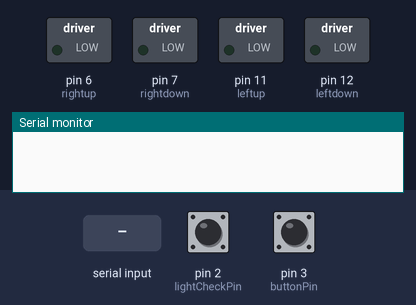
The sketch below on a simulated Arduino Uno, built with avr-gcc and run on an emulated ATmega328P. Shown: switched loads named in the sketch (green lamp = pin HIGH), the last lines printed to the serial monitor. Dashed ring = blinking. The inputs (shaded band) are chosen by the test bench; at power-on: pin 3 (buttonPin) HIGH, pin 2 (lightCheckPin) HIGH. EEPROM starts erased.

Above: at 1.2 s.
1.3 s: pin 3 (buttonPin) pulled LOW for 0.15 s
At 2.0 s:
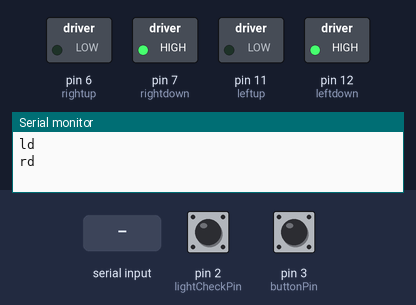
4.4 s: "tw\n" received over Serial
At 4.9 s:
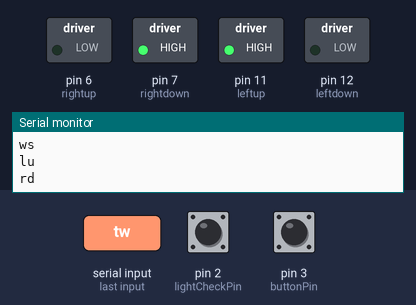
7.4 s: "wl\n" received over Serial
At 7.9 s:
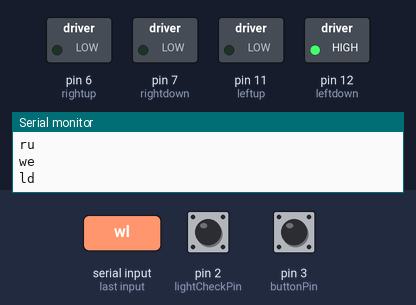
10.4 s: "wr\n" received over Serial
At 11.6 s:
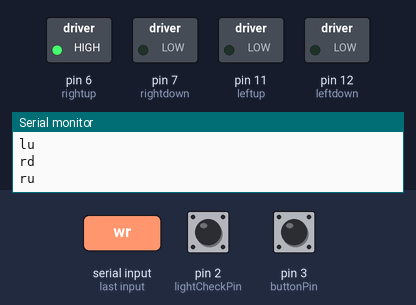
13.4 s: pin 2 (lightCheckPin) pulled LOW for 0.15 s
At 14.0 s:
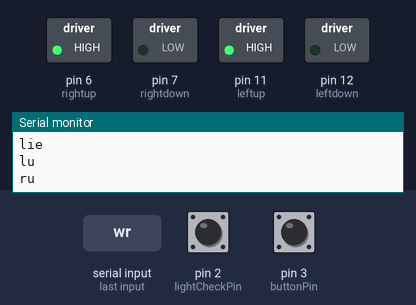
15.6 s: pin 3 (buttonPin) pulled LOW for 1 s
At 18.9 s:
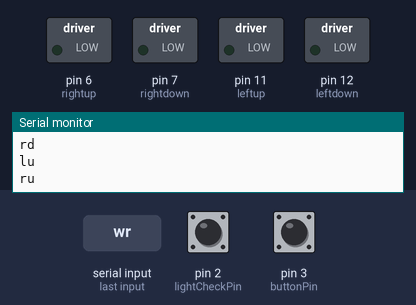
Timing chart, 0 to 19.9 s (numbered marks = the images above; inputs shaded):
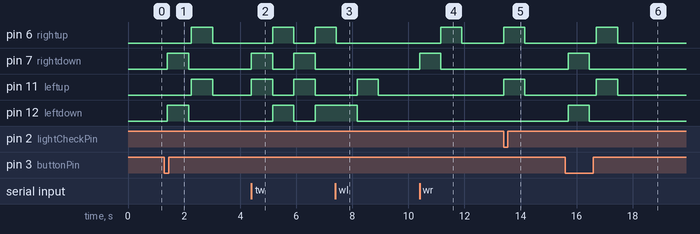

The sketch:

miata-light-controller.ino
```cpp
#include <EEPROM.h>

#define buttonPin 3 // analog input pin to use as a digital input
#define lightCheckPin 2
#define leftup 11   // digital output pin for left headlight up
#define rightup 6   // digital output pin for right headlight up
#define leftdown 12 // digital output pin for left headlight down
#define rightdown 7 // digital output pin for right headlight down

#define leftStateAddr 0
#define rightStateAddr 1
#define valAddr 2

const unsigned long DEBOUNCE_DELAY = 100; // Debounce time in milliseconds

// power variable
bool ledVal = false; // state of headlight power

bool waving;

bool lightOn;

bool lastLightVal;
bool lastButtonVal;
bool lastStableButtonState = false;
unsigned long lastDebounceTime = 0;

bool allowModifyingLightsWhileOn = false;

void setup()
{
  Serial.begin(9600);
  // Set button input pin
  pinMode(buttonPin, INPUT);
  pinMode(lightCheckPin, INPUT);
  digitalWrite(buttonPin, HIGH);
  digitalWrite(lightCheckPin, HIGH);

  lastButtonVal = digitalRead(buttonPin);
  lastStableButtonState = lastButtonVal;

  lastLightVal = !digitalRead(lightCheckPin);

  pinMode(leftup, OUTPUT);
  digitalWrite(leftup, ledVal);

  pinMode(rightup, OUTPUT);
  digitalWrite(rightup, ledVal);

  pinMode(leftdown, OUTPUT);
  digitalWrite(leftdown, ledVal);

  pinMode(rightdown, OUTPUT);
  digitalWrite(rightdown, ledVal);

  ledVal = EEPROM.read(valAddr);
}

void loop()
{

  if (checkButton())
  {
    toggle();
  }

  lightOn = checkLight();

  if (Serial.available() > 0)
  {
    String data = Serial.readStringUntil('\n');

    if (data == "wl")
    {
      winkLeft();
    }
    else if (data == "wr")
    {
      winkRight();
    }
    else if (data == "ss")
    {
      sendStates();
    }
    else if (data == "tg")
    {
      toggle();
    }
    else if (data == "sl")
    {
      toggleSleepy();
    }
    else if (data == "tw")
    {
      toggleWaveing();
    }
    else if (data == "rs")
    {
      down();
    }
    else if (data == "up")
    {
      up();
    }
    else if (data == "am")
    {
      allowModifyingLightsWhileOn = true;
    }
    else if (data == "dm")
    {
      allowModifyingLightsWhileOn = false;
    }
  }

  if (waving)
  {
    wave();
  }
}

//=================================================
// Events to trigger

void toggleWaveing()
{

  if (lightOn)
  {
    Serial.println("el");
    if (!allowModifyingLightsWhileOn)
    {
      waving = false;
      Serial.println("we");
      return;
    }
  }

  waving = !waving;
  if (waving)
  {
    Serial.println("ws");
  }
  else
  {
    Serial.println("we");
  }
}

void stopWaving()
{
  if (waving)
  {
    Serial.println("we");
  }
  waving = false;
}

void winkLeft()
{
  stopWaving();

  digitalWrite(leftup, !ledVal);
  digitalWrite(leftdown, ledVal);

  sendLeftPos(!ledVal);

  delay(750);
  digitalWrite(leftup, ledVal);
  digitalWrite(leftdown, !ledVal);

  sendLeftPos(ledVal);

  delay(750);
  digitalWrite(leftup, LOW);
  digitalWrite(rightup, LOW);
  digitalWrite(leftdown, LOW);
  digitalWrite(rightdown, LOW);
}

void winkRight()
{
  stopWaving();

  digitalWrite(rightup, !ledVal);
  digitalWrite(rightdown, ledVal);

  sendRightPos(!ledVal);

  delay(750);
  digitalWrite(rightup, ledVal);
  digitalWrite(rightdown, !ledVal);

  sendRightPos(ledVal);

  delay(750);
  digitalWrite(leftup, LOW);
  digitalWrite(rightup, LOW);
  digitalWrite(leftdown, LOW);
  digitalWrite(rightdown, LOW);
}

void toggle()
{
  stopWaving();

  if (lightOn)
  {
    Serial.println("el");
    if (!allowModifyingLightsWhileOn)
      return;
  }

  ledVal = !ledVal;
  EEPROM.write(valAddr, ledVal);

  digitalWrite(leftup, ledVal);
  digitalWrite(rightup, ledVal);
  digitalWrite(leftdown, !ledVal);
  digitalWrite(rightdown, !ledVal);

  sendLeftPos(ledVal);
  sendRightPos(ledVal);

  delay(750);
  digitalWrite(leftup, LOW);
  digitalWrite(rightup, LOW);
  digitalWrite(leftdown, LOW);
  digitalWrite(rightdown, LOW);
}

// the motors sound weird when doing this so maybe don't
void toggleSleepy()
{
  stopWaving();

  if (lightOn)
  {
    Serial.println("el");
    if (!allowModifyingLightsWhileOn)
      return;
  }

  ledVal = !ledVal;
  EEPROM.write(valAddr, ledVal);

  digitalWrite(leftup, ledVal);
  digitalWrite(rightup, ledVal);
  digitalWrite(leftdown, !ledVal);
  digitalWrite(rightdown, !ledVal);

  sendLeftSleepyPos(ledVal);
  sendRightSleepyPos(ledVal);

  delay(750 / 2);
  digitalWrite(leftup, LOW);
  digitalWrite(rightup, LOW);
  digitalWrite(leftdown, LOW);
  digitalWrite(rightdown, LOW);
}

void wave()
{
  if (lightOn)
  {
    return;
  }

  ledVal = !ledVal;
  EEPROM.write(valAddr, ledVal);

  digitalWrite(leftup, !ledVal);
  digitalWrite(rightup, ledVal);
  digitalWrite(leftdown, ledVal);
  digitalWrite(rightdown, !ledVal);

  sendLeftPos(!ledVal);
  sendRightPos(ledVal);

  delay(750);
  digitalWrite(leftup, LOW);
  digitalWrite(rightup, LOW);
  digitalWrite(leftdown, LOW);
  digitalWrite(rightdown, LOW);
}
void down()
{
  stopWaving();

  if (lightOn)
  {
    Serial.println("el");
    if (!allowModifyingLightsWhileOn)
      return;
  }

  ledVal = LOW;
  EEPROM.write(valAddr, ledVal);

  digitalWrite(leftup, ledVal);
  digitalWrite(rightup, ledVal);
  digitalWrite(leftdown, !ledVal);
  digitalWrite(rightdown, !ledVal);

  sendLeftPos(ledVal);
  sendRightPos(ledVal);

  delay(750);
  digitalWrite(leftup, LOW);
  digitalWrite(rightup, LOW);
  digitalWrite(leftdown, LOW);
  digitalWrite(rightdown, LOW);

  // ledVal = false;
}

void up()
{
  stopWaving();

  ledVal = HIGH;
  EEPROM.write(valAddr, ledVal);

  digitalWrite(leftup, ledVal);
  digitalWrite(rightup, ledVal);
  digitalWrite(leftdown, !ledVal);
  digitalWrite(rightdown, !ledVal);

  sendLeftPos(ledVal);
  sendRightPos(ledVal);

  delay(750);
  digitalWrite(leftup, LOW);
  digitalWrite(rightup, LOW);
  digitalWrite(leftdown, LOW);
  digitalWrite(rightdown, LOW);
  // ledVal = false;
}

void sendRightPos(bool rightUp)
{
  EEPROM.write(rightStateAddr, rightUp);

  if (rightUp)
  {
    Serial.println("ru");
  }
  else
  {
    Serial.println("rd");
  }
}

void sendLeftPos(bool leftUp)
{
  EEPROM.write(leftStateAddr, leftUp);

  if (leftUp)
  {
    Serial.println("lu");
  }
  else
  {
    Serial.println("ld");
  }
}

void sendStates()
{
  bool leftState = EEPROM.read(leftStateAddr);
  bool rightState = EEPROM.read(rightStateAddr);

  if (leftState)
  {
    Serial.println("lu");
  }
  else
  {
    Serial.println("ld");
  }

  if (rightState)
  {
    Serial.println("ru");
  }
  else
  {
    Serial.println("rd");
  }

  lastLightVal = !digitalRead(lightCheckPin);
  onLightStateChanged(lastLightVal);
}

void sendRightSleepyPos(bool rightUp)
{
  if (rightUp)
  {
    Serial.println("rs");
  }
  else
  {
    Serial.println("rd");
  }
}

void sendLeftSleepyPos(bool leftUp)
{
  if (leftUp)
  {
    Serial.println("ls");
  }
  else
  {
    Serial.println("ld");
  }
}

bool checkButton()
{
  bool buttonVal = digitalRead(buttonPin);
  bool stateChanged = false;

  // If the button state changed
  if (buttonVal != lastButtonVal)
  {
    // Reset the debounce timer
    lastDebounceTime = millis();
  }

  // Check if enough time has passed since the last state change
  if ((millis() - lastDebounceTime) > DEBOUNCE_DELAY)
  {
    // If the button state is different from the last stable state
    if (buttonVal != lastStableButtonState)
    {
      lastStableButtonState = buttonVal;
      stateChanged = true;
    }
  }

  lastButtonVal = buttonVal;
  return stateChanged;
}

bool checkLight()
{
  bool lightVal = !digitalRead(lightCheckPin);

  if (lastLightVal != lightVal)
  {
    lastLightVal = lightVal;
    onLightStateChanged(lightVal);
  }
  return lightVal;
}

void onLightStateChanged(bool val)
{
  if (val)
  {
    Serial.println("lie");
    up();
  }
  else
  {
    Serial.println("lid");
  }
}
```

Measured:
- after the input at 1.3 s, pin 6 (rightup), pin 11 (leftup): LOW → HIGH after 0.96 s, → LOW 0.76 s later; pin 7 (rightdown), pin 12 (leftdown): LOW → HIGH after 0.10 s, → LOW 0.76 s later
- after the input at 4.4 s, pin 6 (rightup), pin 12 (leftdown): LOW → HIGH after 0.76 s, → LOW 0.76 s later, → HIGH 0.76 s later; pin 7 (rightdown), pin 11 (leftup): alternates HIGH for 0.76 s and LOW for 0.76 s, starting at once
- after the input at 7.4 s, pin 6 (rightup): goes on until 7.4 s, then stays LOW; pin 7 (rightdown): stops changing and stays LOW
- after the input at 10.4 s, pin 6 (rightup): LOW → HIGH after 0.75 s, → LOW 0.75 s later; pin 7 (rightdown): LOW → HIGH at once, → LOW 0.75 s later
- after the input at 13.4 s, pin 6 (rightup), pin 11 (leftup): LOW → HIGH at once, → LOW 0.76 s later
- after the input at 15.6 s, pin 6 (rightup), pin 11 (leftup): LOW → HIGH after 1.1 s, → LOW 0.76 s later; pin 7 (rightdown), pin 12 (leftdown): LOW → HIGH after 0.10 s, → LOW 0.76 s later
